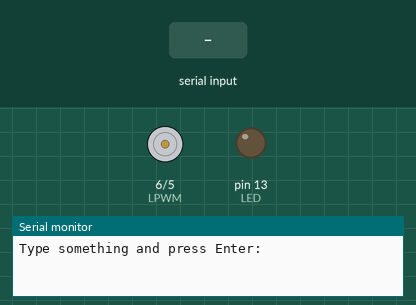
The sketch below on a simulated Arduino Uno, built with avr-gcc and run on an emulated ATmega328P. Parts: motor-driver pin pairs drawn as motors (green arrow = first pin HIGH = forward, orange = second pin HIGH = backward, longer = more drive), output pins drawn as LEDs (lit = HIGH), the last lines printed to the serial monitor. The test bench sets the inputs (shaded band).

Above: at 1.2 s.
1.3 s: "a" received over Serial
At 2.0 s:
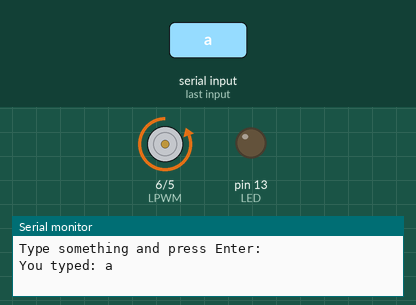
2.8 s: "d" received over Serial
At 3.1 s:
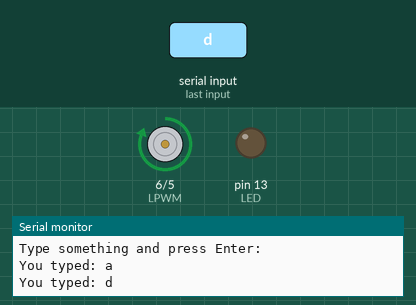
4.3 s: "s" received over Serial
At 5.5 s:
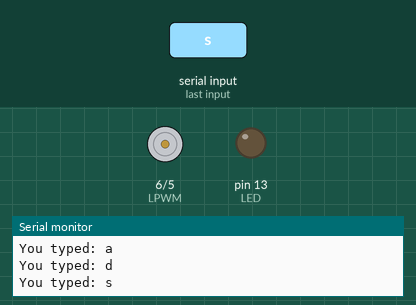
Timing chart, 0 to 7.3 s (numbered marks = the images above; inputs shaded):
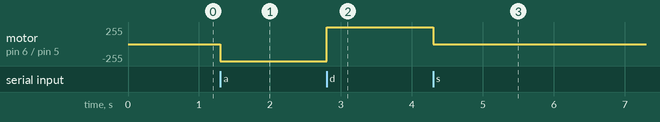

The sketch:

motorKeyBoardControl.ino
```cpp
// VCC -> 5V
// GND -> Common ground with Arduino + Power Supply

const int RPWM = 5;    // Right PWM input
const int LPWM = 6;    // Left PWM input
const int LED  = 13;   // Onboard LED

void motorLeft() {
  analogWrite(LPWM, 255);
  analogWrite(RPWM, 0);
}

void motorRight() {
  analogWrite(LPWM, 0);
  analogWrite(RPWM, 255);
}

void motorOff() {
  analogWrite(LPWM, 0);
  analogWrite(RPWM, 0);
}

void setup() {
  pinMode(RPWM, OUTPUT);
  pinMode(LPWM, OUTPUT);
  pinMode(LED, OUTPUT);

  digitalWrite(RPWM, LOW);
  digitalWrite(LPWM, LOW);
  digitalWrite(LED, LOW);

  Serial.begin(9600);
  Serial.println("Type something and press Enter:");
}

void loop() {
  if (Serial.available()) {
    char keyBoardButton = Serial.read();
    Serial.print("You typed: ");
    Serial.println(keyBoardButton);
    if (keyBoardButton == 'a') {
      motorRight();
    }
    if (keyBoardButton == 'd') {
      motorLeft();
    }
    if (keyBoardButton == 's') {
      motorOff();
    }
  }
}
```

Measured:
- after the input at 1.3 s, motor on pin 6 (LPWM) / pin 5 (RPWM): stopped → backward 255/255 at once
- after the input at 2.8 s, motor on pin 6 (LPWM) / pin 5 (RPWM): backward 255/255 → forward 255/255 at once
- after the input at 4.3 s, motor on pin 6 (LPWM) / pin 5 (RPWM): forward 255/255 → stopped at once
